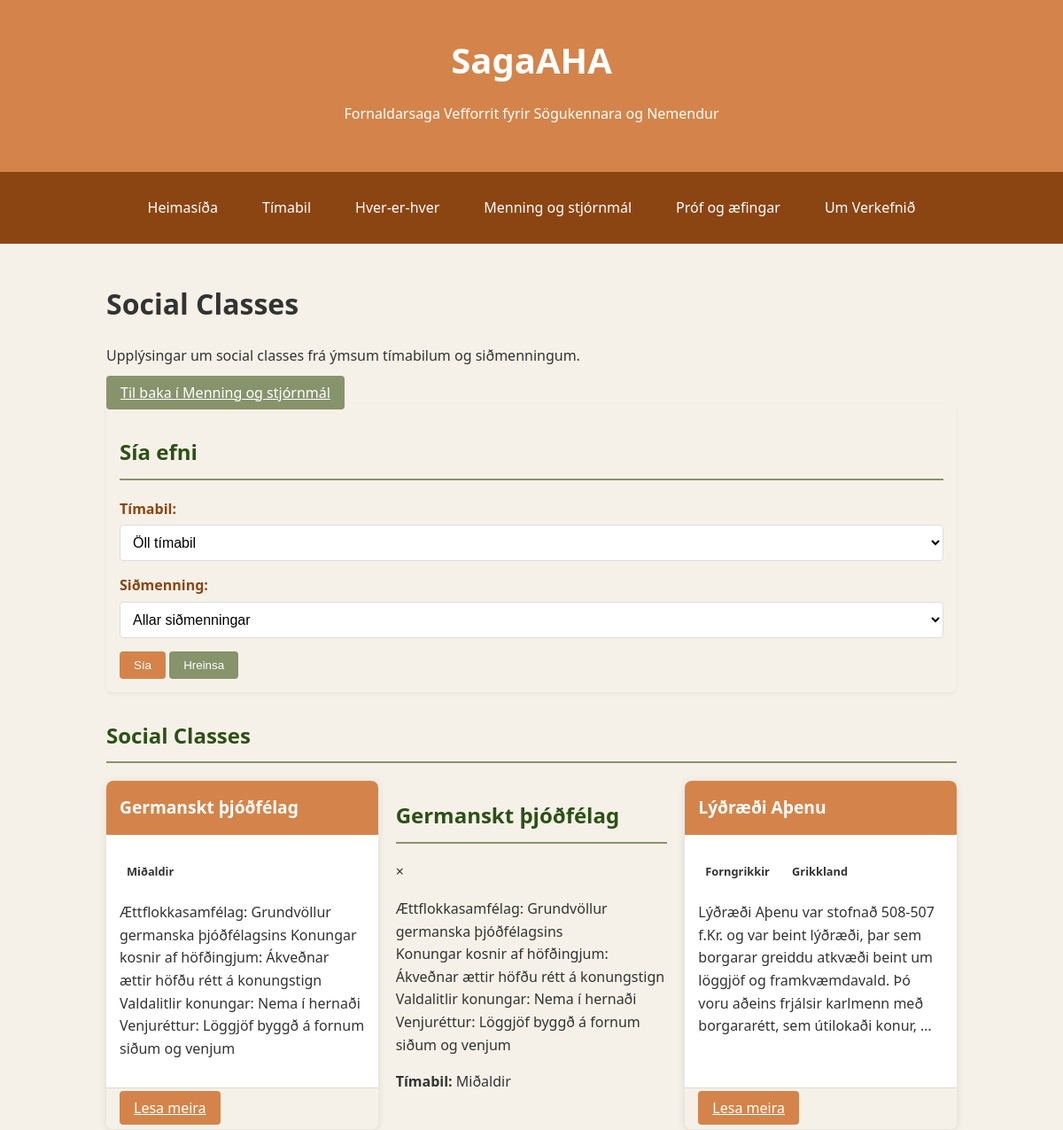
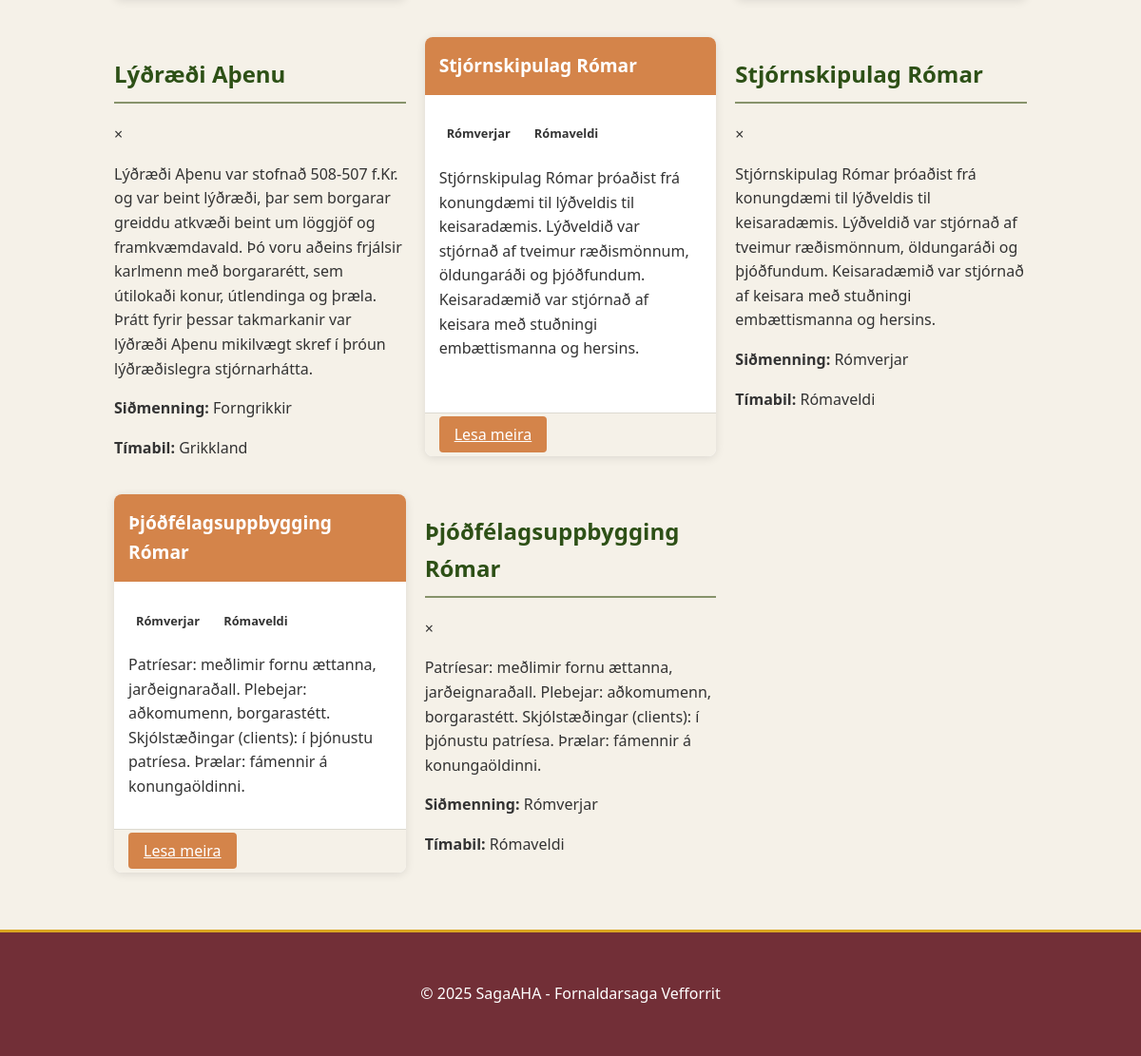
The page /reference/culture/social-classes/ on the database its author committed (2 pictures, top to bottom).
### reference/models.py (models this page shows, shortened)
class CulturalTopic(models.Model):
    TOPIC_CATEGORIES = [
        ('daily_life', 'Daily Life'),
        ('social_classes', 'Social Classes'),
        ('trade', 'Trade & Commerce'),
        ('art', 'Art & Architecture'),
        ('literature', 'Literature & Writing'),
        ('religion', 'Religion & Rituals'),
        ('science', 'Science & Technology'),
        ('other', 'Other'),
    ]
    title = models.CharField(max_length=100)
    title_is = models.CharField(max_length=100)  # Icelandic title
    category = models.CharField(max_length=20, choices=TOPIC_CATEGORIES)
    civilization = models.ForeignKey(Civilization, on_delete=models.SET_NULL, null=True, blank=True, related_name='cultural_topics')
    period = models.ForeignKey(HistoricalPeriod, on_delete=models.SET_NULL, null=True, related_name='cultural_topics')
    content = models.TextField()
    content_is = models.TextField()  # Icelandic content
    image = models.ImageField(upload_to='cultural_topics/', blank=True, null=True)

### core/models.py (models this page shows, shortened)
class HistoricalPeriod(models.Model):
    name = models.CharField(max_length=100)
    name_is = models.CharField(max_length=100)  # Icelandic name
    start_year = models.IntegerField()  # Can be negative for BCE
    end_year = models.IntegerField()
    description = models.TextField()
    description_is = models.TextField()  # Icelandic description
    parent = models.ForeignKey('self', on_delete=models.SET_NULL, null=True, blank=True, related_name='subperiods')

class Civilization(models.Model):
    name = models.CharField(max_length=100)
    name_is = models.CharField(max_length=100)  # Icelandic name
    start_year = models.IntegerField()  # Can be negative for BCE
    end_year = models.IntegerField()
    region = models.CharField(max_length=100)
    description = models.TextField()
    description_is = models.TextField()  # Icelandic description
    period = models.ForeignKey(HistoricalPeriod, on_delete=models.SET_NULL, null=True, related_name='civilizations')

### reference/views.py (the view)
# urls.py: path('culture/social-classes/', views.social_classes, name='social_classes'),
def social_classes(request):
    topics = CulturalTopic.objects.filter(category='social_classes').order_by('title_is')
    civilizations = Civilization.objects.all().order_by('name_is')
    periods = HistoricalPeriod.objects.all().order_by('start_year')
    context = {
        'topics': topics,
        'civilizations': civilizations,
        'periods': periods,
        'category': 'social_classes',
        'category_display': 'Social Classes',
    }
    return render(request, 'reference/cultural_topics.html', context)

### templates/reference/cultural_topics.html (shortened to what this page needs)
{% extends 'base.html' %}
{% load static %}
{% block extra_css %}
<link rel="stylesheet" href="{% static 'css/reference.css' %}">
{% endblock %}
{% block content %}
<div class="reference-home-container">
    <div class="reference-header">
        <h1>{{ category_display }}</h1>
        <p>Upplýsingar um {{ category_display|lower }} frá ýmsum tímabilum og siðmenningum.</p>
        <a href="{% url 'reference:culture_home' %}" class="btn-secondary">Til baka í Menning og stjórnmál</a>
    </div>
    <div class="reference-filters">
        <h2>Sía efni</h2>
        <form id="filter-form" method="get">
            <div class="filter-group">
                <label for="period">Tímabil:</label>
                <select name="period" id="period" class="form-select">
                    <option value="">Öll tímabil</option>
                </select>
            </div>
            <div class="filter-group">
                <label for="civilization">Siðmenning:</label>
                <select name="civilization" id="civilization" class="form-select">
                    <option value="">Allar siðmenningar</option>
                </select>
            </div>
            <button type="submit" class="btn-primary">Sía</button>
            <button type="reset" class="btn-secondary">Hreinsa</button>
        </form>
    </div>
    <div class="reference-section">
        <h2>{{ category_display }}</h2>
        {% if topics %}
            <div class="reference-grid">
                {% for topic in topics %}
                    <div class="reference-card">
                        <div class="card-header">
                            <h3>{{ topic.title_is }}</h3>
                        </div>
                        <div class="card-body">
                            {% if topic.civilization %}
                                <p class="category-badge">{{ topic.civilization.name_is }}</p>
                            {% endif %}
                            {% if topic.period %}
                                <p class="category-badge">{{ topic.period.name_is }}</p>
                            {% endif %}
                            <p>{{ topic.content_is|truncatewords:30 }}</p>
                        </div>
                        <div class="card-footer">
                            <a href="#" class="btn-primary" data-toggle="modal" data-target="#topic-{{ topic.id }}">Lesa meira</a>
                        </div>
                    </div>
                    <div class="modal" id="topic-{{ topic.id }}">
                        <div class="modal-content">
                            <div class="modal-header">
                                <h2>{{ topic.title_is }}</h2>
                                <span class="close">&times;</span>
                            </div>
                            <div class="modal-body">
                                <div class="topic-content">
                                    {{ topic.content_is|linebreaks }}
                                </div>
                                {% if topic.civilization or topic.period %}
                                    <div class="topic-meta">
                                        {% if topic.civilization %}
                                            <p><strong>Siðmenning:</strong> {{ topic.civilization.name_is }}</p>
                                        {% endif %}
                                        {% if topic.period %}
                                            <p><strong>Tímabil:</strong> {{ topic.period.name_is }}</p>
                                        {% endif %}
                                    </div>
                                {% endif %}
                            </div>
                        </div>
                    </div>
                {% endfor %}
            </div>
        {% else %}
            <p>Engin efnisatriði fundust fyrir þennan flokk.</p>
        {% endif %}
    </div>
</div>
{% endblock %}

### static/css/style.css (style rules this page uses)
:root { --primary-1: #d4844a; --primary-2: #f5f1e8; --accent-1: #daa520; --accent-2: #2d5016; --supporting-1: #8b4513; --supporting-2: #87936b; --special-1: #722f37; --special-2: #cc5500; --text-dark: #333333; --text-light: #ffffff; --background-light: var(--primary-2); }
body { font-family: 'Segoe UI', Tahoma, Geneva, Verdana, sans-serif; line-height: 1.6; margin: 0; padding: 0; color: var(--text-dark); background-color: var(--background-light); }
h2 { color: var(--accent-2); border-bottom: 2px solid var(--supporting-2); padding-bottom: 10px; }

### static/css/buttons.css (style rules this page uses)
.btn-primary { background-color: var(--primary-1); color: var(--text-light); border: none; padding: 8px 16px; border-radius: 4px; cursor: pointer; font-weight: 500; transition: background-color 0.3s, transform 0.2s; }
.btn-secondary { background-color: var(--supporting-2); color: var(--text-light); border: none; padding: 8px 16px; border-radius: 4px; cursor: pointer; font-weight: 500; transition: background-color 0.3s, transform 0.2s; }

### static/css/forms.css (style rules this page uses)
.form-select { width: 100%; padding: 10px; border: 1px solid #ddd; border-radius: 4px; font-size: 1rem; background-color: var(--text-light); transition: border-color 0.3s, box-shadow 0.3s; }

### static/css/reference.css (style rules this page uses)
.reference-card { background-color: var(--text-light); border-radius: 8px; box-shadow: 0 2px 10px rgba(0,0,0,0.1); margin-bottom: 20px; overflow: hidden; transition: transform 0.3s, box-shadow 0.3s; display: flex; flex-direction: column; }
.card-header { padding: 15px; background-color: var(--primary-1); color: var(--text-light); }
.card-header h3 { margin: 0; font-size: 1.2rem; }
.card-body { padding: 15px; flex-grow: 1; }
.card-footer { padding: 10px 15px; background-color: var(--primary-2); border-top: 1px solid rgba(0,0,0,0.1); }
.reference-grid { display: grid; grid-template-columns: repeat(auto-fill, minmax(300px, 1fr)); gap: 20px; margin-top: 20px; }
.category-badge { display: inline-block; padding: 3px 8px; border-radius: 3px; font-size: 0.8rem; font-weight: bold; margin-right: 5px; margin-bottom: 5px; }
.reference-filters { margin-bottom: 30px; padding: 15px; background-color: var(--primary-2); border-radius: 6px; box-shadow: 0 2px 5px rgba(0,0,0,0.05); }
.filter-group { margin-bottom: 15px; }
.filter-group label { display: block; margin-bottom: 5px; font-weight: bold; color: var(--supporting-1); }

### rows shown on the page
CulturalTopic: title_is "Germanskt þjóðfélag", period.name_is "Miðaldir", content_is "Ættflokkasamfélag: Grundvöllur germanska þjóðfélagsins Konungar kosnir af höfðingjum: Ákveðnar ættir höfðu rétt á konungstign Valdalitlir konungar: Nema í hernaði Venjuréttur: Löggjöf byggð á fornum siðum og venjum"
CulturalTopic: title_is "Lýðræði Aþenu", civilization.name_is "Forngrikkir", period.name_is "Grikkland", content_is "Lýðræði Aþenu var stofnað 508-507 f.Kr. og var beint lýðræði, þar sem borgarar greiddu atkvæði beint um löggjöf og framkvæmdavald. Þó voru aðeins frjálsir karlmenn með borgararétt, sem útilokaði konur, …", content_is "Lýðræði Aþenu var stofnað 508-507 f.Kr. og var beint lýðræði, þar sem borgarar greiddu atkvæði beint um löggjöf og framkvæmdavald. Þó voru aðeins frjálsir karlmenn með borgararétt, sem útilokaði konur, útlendinga og þræla. Þrátt fyrir þessar takmarkanir var lýðræði Aþenu mikilvægt skref í þróun lýðræðislegra stjórnarhátta."
CulturalTopic: title_is "Stjórnskipulag Rómar", civilization.name_is "Rómverjar", period.name_is "Rómaveldi", content_is "Stjórnskipulag Rómar þróaðist frá konungdæmi til lýðveldis til keisaradæmis. Lýðveldið var stjórnað af tveimur ræðismönnum, öldungaráði og þjóðfundum. Keisaradæmið var stjórnað af keisara með stuðningi embættismanna og hersins."
CulturalTopic: title_is "Þjóðfélagsuppbygging Rómar", civilization.name_is "Rómverjar", period.name_is "Rómaveldi", content_is "Patríesar: meðlimir fornu ættanna, jarðeignaraðall. Plebejar: aðkomumenn, borgarastétt. Skjólstæðingar (clients): í þjónustu patríesa. Þrælar: fámennir á konungaöldinni."

### other values the page prints
{{ category_display }} "Social Classes"
{{ category_display|lower }} "social classes"
